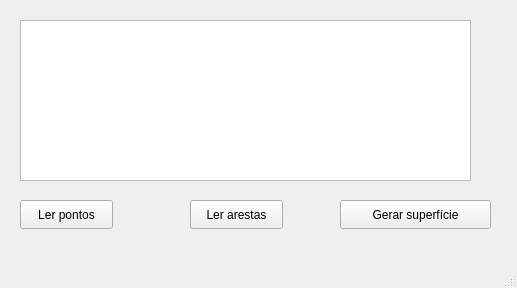
<?xml version="1.0" encoding="UTF-8"?>
<ui version="4.0">
 <class>Topografia</class>
 <widget class="QMainWindow" name="Topografia">
  <property name="geometry">
   <rect>
    <x>0</x>
    <y>0</y>
    <width>517</width>
    <height>288</height>
   </rect>
  </property>
  <property name="windowTitle">
   <string>Topografia</string>
  </property>
  <widget class="QWidget" name="centralwidget">
   <widget class="QPushButton" name="pbLerPts">
    <property name="geometry">
     <rect>
      <x>20</x>
      <y>200</y>
      <width>93</width>
      <height>29</height>
     </rect>
    </property>
    <property name="text">
     <string>Ler pontos</string>
    </property>
   </widget>
   <widget class="QPushButton" name="pbLerArs">
    <property name="geometry">
     <rect>
      <x>190</x>
      <y>200</y>
      <width>93</width>
      <height>29</height>
     </rect>
    </property>
    <property name="text">
     <string>Ler arestas</string>
    </property>
   </widget>
   <widget class="QPushButton" name="pbGSup">
    <property name="geometry">
     <rect>
      <x>340</x>
      <y>200</y>
      <width>151</width>
      <height>29</height>
     </rect>
    </property>
    <property name="text">
     <string>Gerar superfície</string>
    </property>
   </widget>
   <widget class="QPlainTextEdit" name="pte">
    <property name="geometry">
     <rect>
      <x>20</x>
      <y>20</y>
      <width>451</width>
      <height>161</height>
     </rect>
    </property>
   </widget>
  </widget>
  <widget class="QMenuBar" name="menubar">
   <property name="geometry">
    <rect>
     <x>0</x>
     <y>0</y>
     <width>517</width>
     <height>26</height>
    </rect>
   </property>
  </widget>
  <widget class="QStatusBar" name="statusbar"/>
 </widget>
 <resources/>
 <connections/>
</ui>
